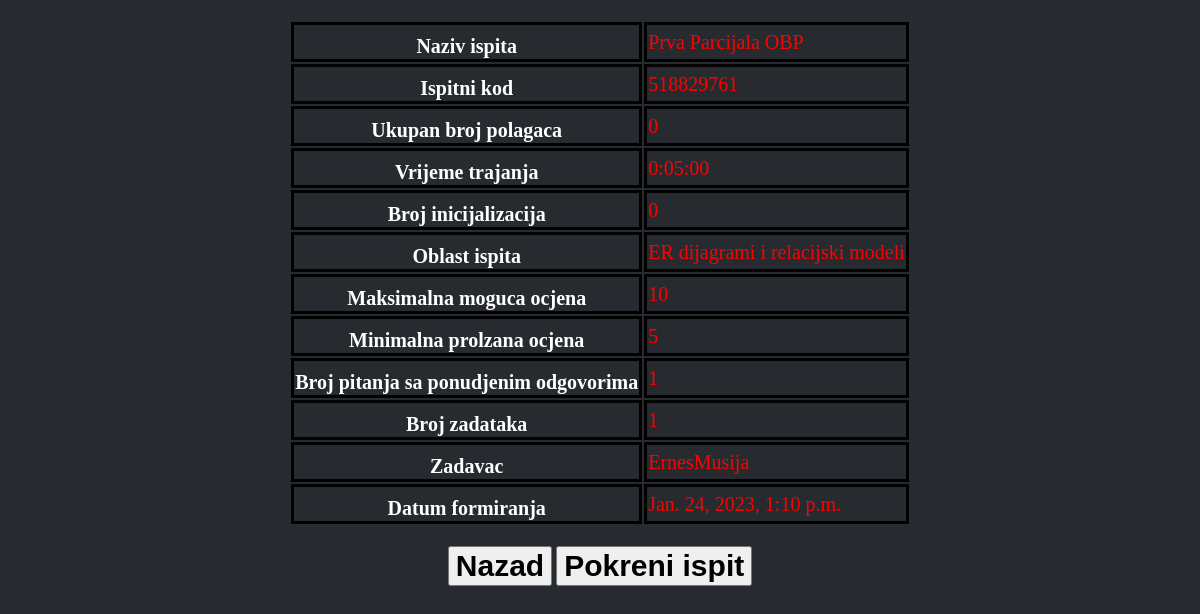
The page /ispit_page/62 on the database its author committed.
### ExamApp/models.py (models this page shows, shortened)
class Ispit(models.Model):
    naziv_ispita = models.CharField(max_length=40)
    ispitni_kod = models.CharField(max_length=10)
    ukupan_broj_polagaca = models.IntegerField(default=0)
    vrijeme_trajanja = models.DurationField(default=timedelta(seconds=300))
    broj_inicijalizacija = models.IntegerField(default=0)
    oblast_ispita = models.CharField(max_length=40, blank=True)
    max_ocjena = models.IntegerField(default=5)
    min_ocjena = models.IntegerField(default=1)
    broj_zaokruzi_pitanja = models.IntegerField(default=0)
    broj_zadataka = models.IntegerField(default=0)
    zadavac = models.ForeignKey(Zadavac, on_delete=models.CASCADE)
    datum_formiranja = models.DateTimeField(auto_now_add=True)
    pokrenut = models.BooleanField(default=False)

class Zadavac(models.Model):
    broj_ispita = models.IntegerField(default=0)
    broj_neocjenjenih_ispita = models.IntegerField(default=0)
    user = models.OneToOneField(MyUser, on_delete=models.CASCADE, primary_key=True)
    def __str__(self):
        return self.user.username

class MyUser(AbstractBaseUser, PermissionsMixin):
    username = models.CharField(max_length=25, unique=True)
    password = models.CharField(max_length=250)
    email = models.EmailField(max_length=80, unique=True)
    ime = models.CharField(max_length=25)
    prezime = models.CharField(max_length=25)
    broj_telefona = models.CharField(max_length=15, blank=True)
    date_of_birth = models.DateField(blank=True, null=True)
    Zadavac = 'Z'
    Polagac = 'P'
    ROLE = [
        (Zadavac, 'Zadavac'),
        (Polagac, 'Polagac'),
    ]
    role = models.CharField(max_length=1, choices=ROLE, default=Polagac,)
    is_staff = models.BooleanField(default=False)
    is_active = models.BooleanField(default=False)
    objects = Manager()
    USERNAME_FIELD = 'email'
    REQUIRED_FIELDS = ['username', 'ime', 'prezime', 'role']

### ExamApp/views.py (the view)
# urls.py: path('ispit_page/<int:pk>', views.ispit_page, name="ispit_page"),
def ispit_page(request, pk):
    ispit = Ispit.objects.get(id=pk)
    context = {
        'ispit': ispit,
    }
    return render(request, 'ispit_page.html', context)

### templates/ispit_page.html (shortened to what this page needs)
{% load static %}
<!DOCTYPE html>
<html lang="en">
<head>
    <link rel="stylesheet" href="{% static 'styles.css' %}">
</head>
<body>
<center>
    <table style="margin-top:20px;">
  <tr>
    <th style="border: 3px solid black; color:white; font-size:20px;padding-top: 10px;">Naziv ispita </th>
    <td style="border: 3px solid black; color:red; font-size:20px;"> {{ ispit.naziv_ispita }} </td>
  </tr>
  <tr>
    <th style="border: 3px solid black; color:white; font-size:20px;padding-top: 10px;"> Ispitni kod </th>
    <td style="border: 3px solid black; color:red; font-size:20px;"> {{ ispit.ispitni_kod }} </td>
  </tr>
  <tr>
    <th style="border: 3px solid black; color:white; font-size:20px;padding-top: 10px;"> Ukupan broj polagaca </th>
    <td style="border: 3px solid black; color:red; font-size:20px;"> {{ ispit.ukupan_broj_polagaca }} </td>
  </tr>
  <tr>
    <th style="border: 3px solid black; color:white; font-size:20px;padding-top: 10px;"> Vrijeme trajanja </th>
    <td style="border: 3px solid black; color:red; font-size:20px;"> {{ ispit.vrijeme_trajanja }} </td>
  </tr>
  <tr>
    <th style="border: 3px solid black; color:white; font-size:20px;padding-top: 10px;"> Broj inicijalizacija </th>
    <td style="border: 3px solid black; color:red; font-size:20px;"> {{ ispit.broj_inicijalizacija }} </td>
  </tr>
  <tr>
    <th style="border: 3px solid black; color:white; font-size:20px;padding-top: 10px;"> Oblast ispita </th>
    <td style="border: 3px solid black; color:red; font-size:20px;"> {{ ispit.oblast_ispita }} </td>
  </tr>
  <tr>
    <th style="border: 3px solid black; color:white; font-size:20px;padding-top: 10px;"> Maksimalna moguca ocjena </th>
    <td style="border: 3px solid black; color:red; font-size:20px"> {{ ispit.max_ocjena }} </td>
  </tr>
    <tr>
    <th style="border: 3px solid black; color:white; font-size:20px;padding-top: 10px;"> Minimalna prolzana ocjena </th>
    <td style="border: 3px solid black; color:red; font-size:20px"> {{ ispit.min_ocjena }} </td>
  </tr>
  <tr>
    <th style="border: 3px solid black; color:white; font-size:20px;padding-top: 10px;"> Broj pitanja sa ponudjenim odgovorima </th>
    <td style="border: 3px solid black; color:red; font-size:20px"> {{ ispit.broj_zaokruzi_pitanja }} </td>
  </tr>
    <tr>
    <th style="border: 3px solid black; color:white; font-size:20px;padding-top: 10px;"> Broj zadataka </th>
    <td style="border: 3px solid black; color:red; font-size:20px"> {{ ispit.broj_zadataka }} </td>
  </tr>
  <tr>
    <th style="border: 3px solid black; color:white; font-size:20px;padding-top: 10px;"> Zadavac </th>
    <td style="border: 3px solid black; color:red; font-size:20px"> {{ ispit.zadavac }} </td>
  </tr>
  <tr>
    <th style="border: 3px solid black; color:white; font-size:20px;padding-top: 10px;"> Datum formiranja </th>
    <td style="border: 3px solid black; color:red; font-size:20px"> {{ ispit.datum_formiranja }} </td>
  </tr>
</table></center>
  <center>
  <button onclick="window.location.href='/lista_ispita'" style="margin-top: 20px;font-size:30px;color:black;font-weight:bold">Nazad</button>
    <button onclick="window.location.href='{% url 'pokrenut_ispit' ispit.id %}'" style="margin-top: 20px;font-size:30px;color:black;font-weight:bold">Pokreni ispit</button>
</center>
</body>
</html>

### static/styles.css (style rules this page uses)
body { width: 100%; height: 100vh; margin: 0; background-color: #272b30; color: #f5f6f7; font-family: Tahoma; font-size: 16px; }

### rows shown on the page
Ispit: naziv_ispita "Prva Parcijala OBP", ispitni_kod "518829761", ukupan_broj_polagaca "0", vrijeme_trajanja "0:05:00", broj_inicijalizacija "0", oblast_ispita "ER dijagrami i relacijski modeli", max_ocjena "10", min_ocjena "5", broj_zaokruzi_pitanja "1", broj_zadataka "1", zadavac "ErnesMusija", datum_formiranja "Jan. 24, 2023, 1:10 p.m."
